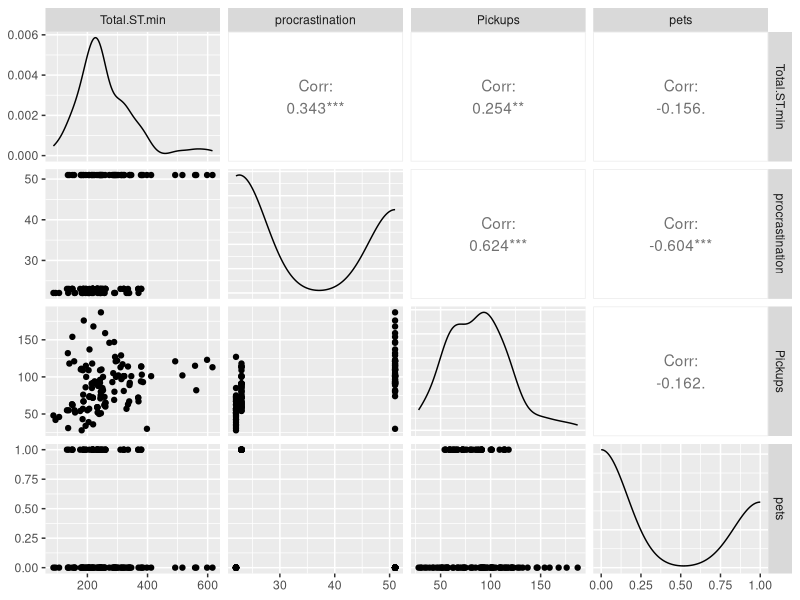

R code for this plot:
## ---- chunk 1
library(readxl)
library(openxlsx)
library(circular)
library(ggplot2) 
library(GGally)
library(psych)

screen_data <- read_excel("BIOSTAT 620 Project 1 Group Data.xlsx")
## ---- chunk 2
oracle_model <- lm(Total.ST.min ~ procrastination + Pickups + pets, data = screen_data)
## ---- chunk 3
# Initialize variables to store total summary statistics
SSX <- matrix(0, nrow = 4, ncol = 4)
SSXY <- numeric(3)
SSY <- 0

# Iterate over unique ID values in screen_data (should just be 1, 2, and 3)
for (id in unique(screen_data$ID)) {
  # Create subset for each ID
  data_subset <- subset(screen_data, ID == id)
  
  # Calculate summary statistics for the current ID
  X <- cbind(1, as.matrix(data_subset[, c("procrastination", "Pickups", "pets")]))
  y <- data_subset$Total.ST.min
  
  # Add the summary statistics for the current ID to the totals
  SSX <- SSX + t(X) %*% X
  SSY <- SSY + sum(y^2)
  SSXY <- SSXY + t(X) %*% y
}

# Calculate OLS estimates
beta_hat <- as.vector(solve(SSX) %*% SSXY)

# Calculate residuals
residuals <- SSY - 2 * t(beta_hat) %*% SSXY + t(beta_hat) %*% SSX %*% beta_hat

# Calculate sigma hat squared
n <- nrow(screen_data)
p <- ncol(X)
sigma_hat_sq <- residuals / (n - p)

# Calculate standard errors
se <- c(sqrt(sigma_hat_sq * diag(solve(SSX))))

# Display results

# Test Stats
t = beta_hat / se
print(t)

# Calculate p-values
p_values <- 2 * pt(abs(t), df = n - p, lower.tail = FALSE)

result <- data.frame(Coefficient = c("Intercept", "procrastination", "Pickups", "pets"), Estimate = beta_hat, Std_Error = se, P_Value = p_values)
print(result)

# For comparison
print(oracle_model)
summary(oracle_model)


## ---- chunk 4
# subset screen data
screen_sub <- screen_data[, c("Total.ST.min", "procrastination", "Pickups", "pets")]

# pair plot
ggpairs(screen_sub)

# Write the summary statistics to an Excel file
write.xlsx(describe(screen_sub), file = "baseline_characteristics.xlsx")
